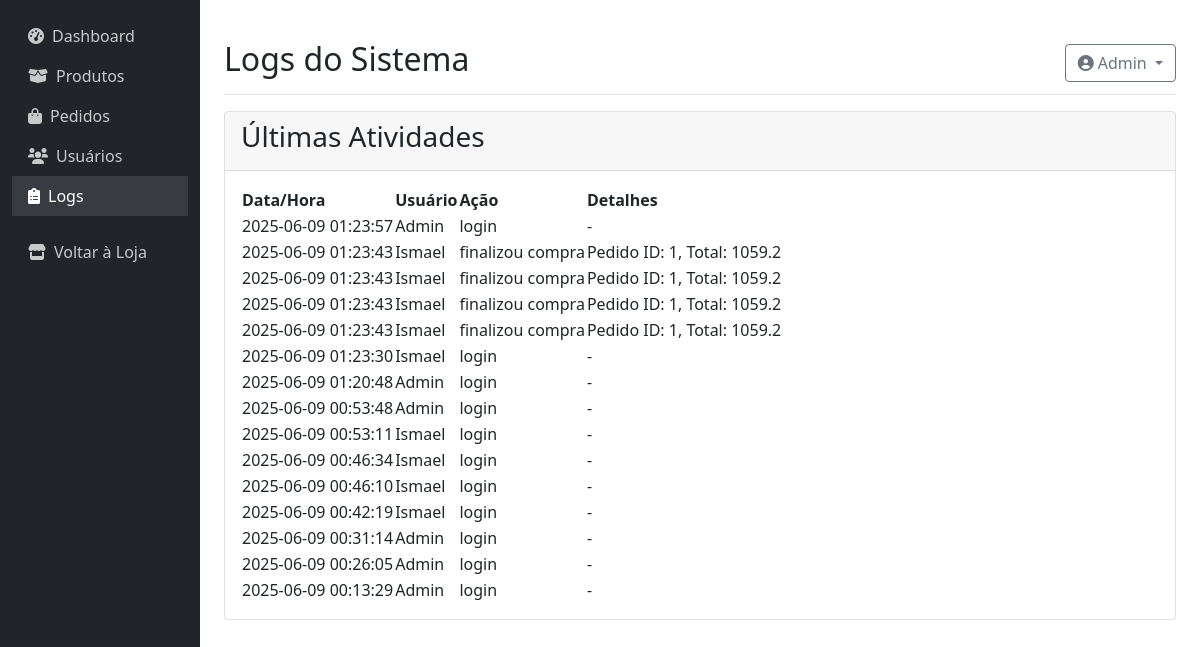
The app's page /admin/logs (signed in) with its own data.
### tables this page shows
CREATE TABLE usuarios (
            id INTEGER PRIMARY KEY AUTOINCREMENT,
            nome TEXT NOT NULL,
            email TEXT UNIQUE NOT NULL,
            senha TEXT NOT NULL,
            is_admin BOOLEAN DEFAULT 0
        );

CREATE TABLE logs_atividades (
            id INTEGER PRIMARY KEY AUTOINCREMENT,
            usuario_id INTEGER,
            acao TEXT NOT NULL,
            detalhes TEXT,
            data TIMESTAMP DEFAULT CURRENT_TIMESTAMP,
            FOREIGN KEY (usuario_id) REFERENCES usuarios(id)
        );

### app.py (the view)
@app.route('/admin/logs')
@admin_required
def admin_logs():
    conn = conectar_db()
    cursor = conn.cursor()
    cursor.execute('''
        SELECT l.id, l.acao, l.detalhes, l.data, u.nome
        FROM logs_atividades l
        LEFT JOIN usuarios u ON l.usuario_id = u.id
        ORDER BY l.data DESC
        LIMIT 100
    ''')
    logs = cursor.fetchall()
    conn.close()
    return render_template('admin/logs.html', logs=logs)

### app.py (called while the page is built)
def conectar_db():
    return sqlite3.connect(DB_NAME)

def admin_required(f):
    @wraps(f)
    def decorated_function(*args, **kwargs):
        if 'usuario_id' not in session or not session.get('is_admin', False):
            flash('Acesso restrito a administradores', 'danger')
            return redirect(url_for('login'))
        return f(*args, **kwargs)
    return decorated_function

### templates/admin/logs.html (shortened to what this page needs)
{% extends "admin/base.html" %}
{% block page_title %}Logs do Sistema{% endblock %}
{% block content %}
<div class="card">
    <div class="card-header">
        <h3 class="card-title">Últimas Atividades</h3>
    </div>
    <div class="card-body">
        <table class="admin-table">
            <thead>
                <tr>
                    <th>Data/Hora</th>
                    <th>Usuário</th>
                    <th>Ação</th>
                    <th>Detalhes</th>
                </tr>
            </thead>
            <tbody>
                {% for log in logs %}
                <tr>
                    <td>{{ log[3] }}</td>
                    <td>{{ log[4] if log[4] else 'Sistema' }}</td>
                    <td>{{ log[1] }}</td>
                    <td>{{ log[2] if log[2] else '-' }}</td>
                </tr>
                {% endfor %}
            </tbody>
        </table>
    </div>
</div>
{% endblock %}

### templates/admin/base.html (shortened to what this page needs)
<!DOCTYPE html>
<html lang="pt-BR">
<head>
    <link href="https://cdn.jsdelivr.net/npm/bootstrap@5.1.3/dist/css/bootstrap.min.css" rel="stylesheet">
    <link rel="stylesheet" href="https://cdnjs.cloudflare.com/ajax/libs/font-awesome/6.0.0/css/all.min.css">
</head>
<body>
    <div class="container-fluid">
        <div class="row">
            <div class="col-md-3 col-lg-2 d-md-block sidebar collapse bg-dark">
                <div class="position-sticky pt-3">
                    <ul class="nav flex-column">
                        <li class="nav-item">
                            <a class="nav-link {% if request.endpoint == 'admin_dashboard' %}active{% endif %}"
                               href="{{ url_for('admin_dashboard') }}">
                                <i class="fas fa-tachometer-alt me-2"></i>Dashboard
                            </a>
                        </li>
                        <li class="nav-item">
                            <a class="nav-link {% if request.endpoint == 'admin_produtos' %}active{% endif %}"
                               href="{{ url_for('admin_produtos') }}">
                                <i class="fas fa-box-open me-2"></i>Produtos
                            </a>
                        </li>
                        <li class="nav-item">
                            <a class="nav-link {% if request.endpoint == 'admin_pedidos' %}active{% endif %}"
                               href="{{ url_for('admin_pedidos') }}">
                                <i class="fas fa-shopping-bag me-2"></i>Pedidos
                            </a>
                        </li>
                        <li class="nav-item">
                            <a class="nav-link {% if request.endpoint == 'admin_usuarios' %}active{% endif %}"
                               href="{{ url_for('admin_usuarios') }}">
                                <i class="fas fa-users me-2"></i>Usuários
                            </a>
                        </li>
                        <li class="nav-item">
                            <a class="nav-link {% if request.endpoint == 'admin_logs' %}active{% endif %}"
                               href="{{ url_for('admin_logs') }}">
                                <i class="fas fa-clipboard-list me-2"></i>Logs
                            </a>
                        </li>
                        <li class="nav-item mt-3">
                            <a class="nav-link" href="{{ url_for('home') }}">
                                <i class="fas fa-store me-2"></i>Voltar à Loja
                            </a>
                        </li>
                    </ul>
                </div>
            </div>
            <main class="col-md-9 ms-sm-auto col-lg-10 px-md-4 py-4">
                <div class="d-flex justify-content-between flex-wrap flex-md-nowrap align-items-center pt-3 pb-2 mb-3 border-bottom">
                    <h1 class="h2">{% block page_title %}Dashboard{% endblock %}</h1>
                    <div class="btn-toolbar mb-2 mb-md-0">
                        <div class="dropdown">
                            <button class="btn btn-outline-secondary dropdown-toggle" type="button" id="dropdownMenuButton" data-bs-toggle="dropdown">
                                <i class="fas fa-user-circle me-1"></i>{{ session.get('usuario_nome', 'Admin') }}
                            </button>
                        </div>
                    </div>
                </div>
                {% block content %}{% endblock %}
            </main>
        </div>
    </div>
</body>
</html>

### templates/admin/base.html (style rules this page uses)
.sidebar { min-height: 100vh; background: #343a40; }
.sidebar .nav-link { color: rgba(255, 255, 255, 0.75); }
.sidebar .nav-link:hover, .sidebar .nav-link.active { color: white; background: rgba(255, 255, 255, 0.1); }

### records on screen
usuarios: get "Admin"
logs_atividades: data "2025-06-09 01:23:57", nome "Admin", acao "login", log "-"
logs_atividades: data "2025-06-09 01:23:43", nome "Ismael", acao "finalizou compra", detalhes "Pedido ID: 1, Total: 1059.2"
logs_atividades: data "2025-06-09 01:23:43", nome "Ismael", acao "finalizou compra", detalhes "Pedido ID: 1, Total: 1059.2"
logs_atividades: data "2025-06-09 01:23:43", nome "Ismael", acao "finalizou compra", detalhes "Pedido ID: 1, Total: 1059.2"
logs_atividades: data "2025-06-09 01:23:43", nome "Ismael", acao "finalizou compra", detalhes "Pedido ID: 1, Total: 1059.2"
logs_atividades: data "2025-06-09 01:23:30", nome "Ismael", acao "login", log "-"
logs_atividades: data "2025-06-09 01:20:48", nome "Admin", acao "login", log "-"
logs_atividades: data "2025-06-09 00:53:48", nome "Admin", acao "login", log "-"
logs_atividades: data "2025-06-09 00:53:11", nome "Ismael", acao "login", log "-"
logs_atividades: data "2025-06-09 00:46:34", nome "Ismael", acao "login", log "-"
logs_atividades: data "2025-06-09 00:46:10", nome "Ismael", acao "login", log "-"
logs_atividades: data "2025-06-09 00:42:19", nome "Ismael", acao "login", log "-"
logs_atividades: data "2025-06-09 00:31:14", nome "Admin", acao "login", log "-"
logs_atividades: data "2025-06-09 00:26:05", nome "Admin", acao "login", log "-"
logs_atividades: data "2025-06-09 00:13:29", nome "Admin", acao "login", log "-"
